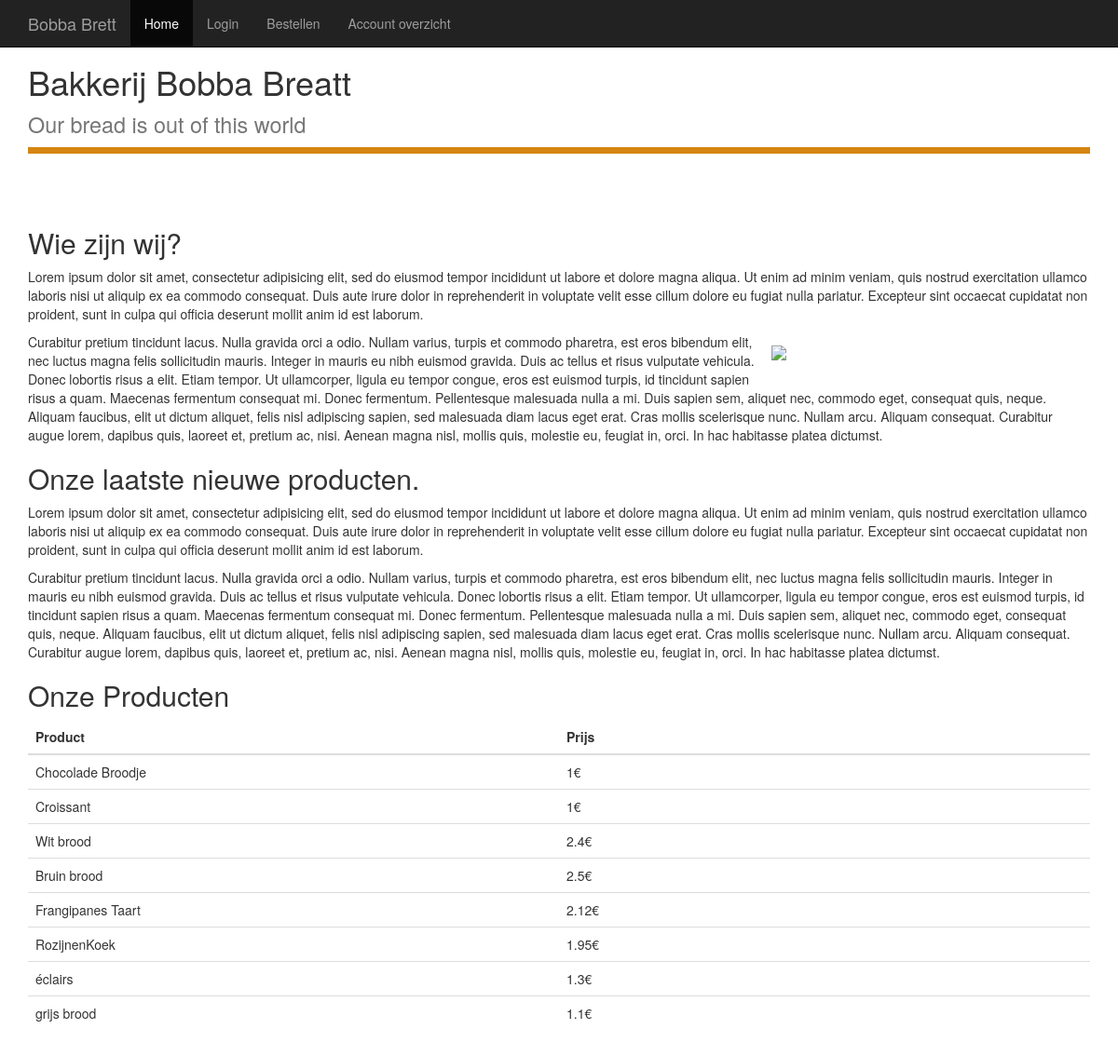
Screenshot of /indexController.php with the database file from the repository.
### tables this page shows
CREATE TABLE IF NOT EXISTS `producten` (
  `productID` int(11) NOT NULL,
  `productnaam` varchar(150) NOT NULL,
  `productprijs` float NOT NULL,
  `omschrijving` varchar(150) NOT NULL
);

### indexController.php (called while the page is built)
<?php
require_once './Business/productenService.php';
$productenservice= new productService;
$productenLijst=$productenservice->getProductenOverview();
include './Presentation/index.php';

### Data/productenDAO.php (called while the page is built, shortened)
<?php
require_once 'Entities/product.php';
class productDAO {
    public function getAllProducts() {
        $dba = new PDO(DBConfig::$DB_CONNSTRING, DBConfig::$DB_USERNAME, DBConfig::$DB_PASSWORD);
        $sql = 'select * from producten';
        $result = $dba->query($sql);
        $productenlijst = array();
        foreach ($result as $rij) {
            $product = new Product($rij["productID"], $rij["productnaam"], $rij["productprijs"], $rij["omschrijving"]);
            array_push($productenlijst, $product);
        }
        return $productenlijst;
    }
}

### Business/productenService.php (called while the page is built, shortened)
<?php
require_once 'Data/productenDAO.php';
require_once 'Entities/Product.php';
class productService {
    public function getProductenOverview() {
        $productenDAO = new productDAO();
        $productenLijst = $productenDAO->getAllProducts();
        return $productenLijst;
    }
}

### Entities/Product.php (called while the page is built, shortened)
<?php
class Product{
    private $productnaam;
    private $productprijs;
    function __construct($productID, $productnaam, $productprijs, $omschrijving) {
        $this->productnaam = $productnaam;
        $this->productprijs = $productprijs;
    }
    function getProductnaam() {
        return $this->productnaam;
    }
    function getProductprijs() {
        return $this->productprijs;
    }
}

### Presentation/index.php (the view, shortened to what this page needs)
<!DOCTYPE html>
<html>
    <head>
         <link href="presentation/css/bootstrap.min.css" rel="stylesheet">
         <link href="presentation/css/css.css" rel="stylesheet" type="text/css">
    </head>
    <nav class="navbar navbar-inverse navbar-fixed-top">
        <div class="container">
            <a class="navbar-brand" href="#">Bobba Brett</a>
          <ul class="nav navbar-nav">
            <li class="active"><a href="indexController.php">Home</a></li>
            <li> <a href="loginController.php">Login</a> </li>
            <li> <a href="productenlijstController.php">Bestellen</a> </li>
            <li> <a href="#">Account overzicht</a> </li>
          </ul>
        </div>
    </nav>
    <body>
        <div class="container">
            <header><h1>Bakkerij Bobba Breatt <br><small>Our bread is out of this world</small></h1></header>
            <section>
                <h2>Wie zijn wij?</h2>
                <p>
                    Lorem ipsum dolor sit amet, consectetur adipisicing elit, sed do eiusmod tempor incididunt ut labore et dolore magna aliqua. Ut enim ad minim veniam, quis nostrud exercitation ullamco laboris nisi ut aliquip ex ea commodo consequat. Duis aute irure dolor in reprehenderit in voluptate velit esse cillum dolore eu fugiat nulla pariatur. Excepteur sint occaecat cupidatat non proident, sunt in culpa qui officia deserunt mollit anim id est laborum.
                </p>
                <img src="http://www.kingarthurflour.com/visit/images/large/bakery-hero-3.jpg" id="breadHome">
                <p>
                    Curabitur pretium tincidunt lacus. Nulla gravida orci a odio. Nullam varius, turpis et commodo pharetra, est eros bibendum elit, nec luctus magna felis sollicitudin mauris. Integer in mauris eu nibh euismod gravida. Duis ac tellus et risus vulputate vehicula. Donec lobortis risus a elit. Etiam tempor. Ut ullamcorper, ligula eu tempor congue, eros est euismod turpis, id tincidunt sapien risus a quam. Maecenas fermentum consequat mi. Donec fermentum. Pellentesque malesuada nulla a mi. Duis sapien sem, aliquet nec, commodo eget, consequat quis, neque. Aliquam faucibus, elit ut dictum aliquet, felis nisl adipiscing sapien, sed malesuada diam lacus eget erat. Cras mollis scelerisque nunc. Nullam arcu. Aliquam consequat. Curabitur augue lorem, dapibus quis, laoreet et, pretium ac, nisi. Aenean magna nisl, mollis quis, molestie eu, feugiat in, orci. In hac habitasse platea dictumst.
                </p>
                <h2>Onze laatste nieuwe producten.</h2>
                <p>
                    Lorem ipsum dolor sit amet, consectetur adipisicing elit, sed do eiusmod tempor incididunt ut labore et dolore magna aliqua. Ut enim ad minim veniam, quis nostrud exercitation ullamco laboris nisi ut aliquip ex ea commodo consequat. Duis aute irure dolor in reprehenderit in voluptate velit esse cillum dolore eu fugiat nulla pariatur. Excepteur sint occaecat cupidatat non proident, sunt in culpa qui officia deserunt mollit anim id est laborum.
                </p>
                <p>
                    Curabitur pretium tincidunt lacus. Nulla gravida orci a odio. Nullam varius, turpis et commodo pharetra, est eros bibendum elit, nec luctus magna felis sollicitudin mauris. Integer in mauris eu nibh euismod gravida. Duis ac tellus et risus vulputate vehicula. Donec lobortis risus a elit. Etiam tempor. Ut ullamcorper, ligula eu tempor congue, eros est euismod turpis, id tincidunt sapien risus a quam. Maecenas fermentum consequat mi. Donec fermentum. Pellentesque malesuada nulla a mi. Duis sapien sem, aliquet nec, commodo eget, consequat quis, neque. Aliquam faucibus, elit ut dictum aliquet, felis nisl adipiscing sapien, sed malesuada diam lacus eget erat. Cras mollis scelerisque nunc. Nullam arcu. Aliquam consequat. Curabitur augue lorem, dapibus quis, laoreet et, pretium ac, nisi. Aenean magna nisl, mollis quis, molestie eu, feugiat in, orci. In hac habitasse platea dictumst.
                </p>
            </section>
            <section>
                <h2>Onze Producten</h2>
                <table class="table">
                        <thead>
                                <tr class="row">
                                    <th>Product</th>
                                    <th>Prijs</th>
                                </tr>
                        </thead>
                 <?php
                        foreach ($productenLijst as $product) {
                            ?><tr class="row">
                                <td class="col-lg-6"><?php echo $product->getProductnaam() . "</td>"
                           . "  <td class='col-lg-6'>" . $product->getProductprijs() .       "€ </td>  "
                             . "</tr>";
                        }
                        ?>
                </table>
            </section>
        </div>
    </body>
</html>

### Presentation/css/css.css (style rules this page uses)
#breadHome { float:right; width:30%; margin: 1em 0 1em 1em; }
header { margin-top:6%; margin-bottom:7%; border-bottom:7px solid #d58512; }

### rows the page displays
producten: productnaam "Chocolade Broodje", productprijs "1"
producten: productnaam "Croissant", productprijs "1"
producten: productnaam "Wit brood", productprijs "2.4"
producten: productnaam "Bruin brood", productprijs "2.5"
producten: productnaam "Frangipanes Taart", productprijs "2.12"
producten: productnaam "RozijnenKoek", productprijs "1.95"
producten: productnaam "éclairs", productprijs "1.3"
producten: productnaam "grijs brood", productprijs "1.1"
